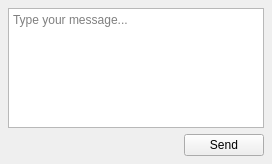
<?xml version="1.0" encoding="UTF-8"?>
<ui version="4.0">
 <class>InputPanel</class>
 <widget class="QWidget" name="InputPanel">
  <property name="minimumSize">
   <size><width>0</width><height>72</height></size>
  </property>
  <layout class="QVBoxLayout" name="mainLayout">
   <property name="leftMargin"><number>8</number></property>
   <property name="topMargin"><number>8</number></property>
   <property name="rightMargin"><number>8</number></property>
   <property name="bottomMargin"><number>8</number></property>
   <property name="spacing"><number>6</number></property>
   <item>
    <widget class="QTextEdit" name="composerEdit">
     <property name="placeholderText"><string>Type your message...</string></property>
     <property name="maximumSize">
      <size><width>16777215</width><height>120</height></size>
     </property>
    </widget>
   </item>
   <item>
    <layout class="QHBoxLayout" name="buttonLayout">
     <item>
      <spacer name="leftSpacer">
       <property name="orientation"><enum>Qt::Orientation::Horizontal</enum></property>
       <property name="sizeHint" stdset="0">
        <size><width>40</width><height>20</height></size>
       </property>
      </spacer>
     </item>
     <item>
      <widget class="QPushButton" name="sendButton">
       <property name="text"><string>Send</string></property>
      </widget>
     </item>
    </layout>
   </item>
  </layout>
 </widget>
 <layoutdefault spacing="6" margin="11"/>
 <resources/>
 <connections/>
</ui>
